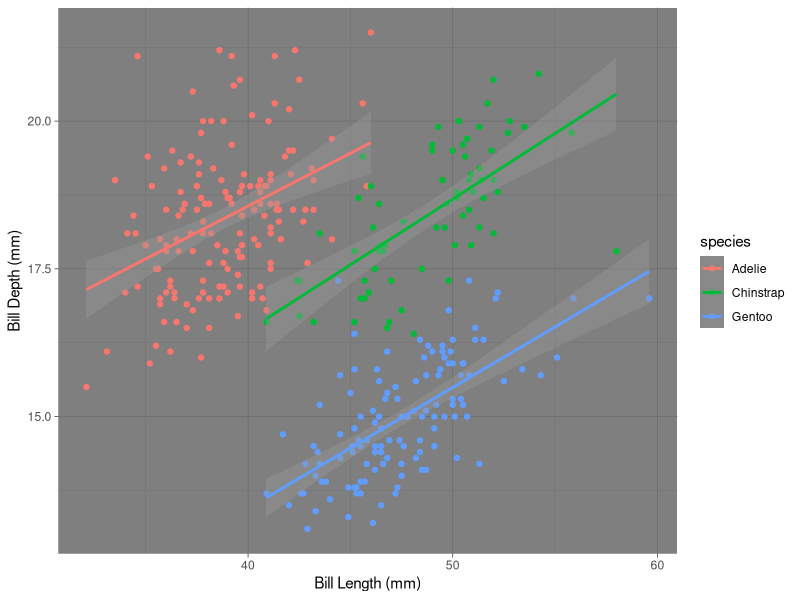

Recreate this plot in R.
## ---- chunk 1
knitr::opts_chunk$set(echo = TRUE)
## ---- chunk 2
# format changes go inside the curly brackets 
# spaces matter
# problems in yaml are usually with spacing
# google rmd formats to see lots of different formats
## ---- chunk 3
library(tidyverse)
library(here)
library(palmerpenguins)
## ---- chunk 4
glimpse(penguins)
## ---- chunk 5
penguins %>% 
  ggplot(aes(x = bill_length_mm,
             y = bill_depth_mm,
             color = species))+
  geom_point()+
  geom_smooth(method = "lm")+
  labs(x="Bill Length (mm)",
       y = "Bill Depth (mm)")+
  theme_dark()
